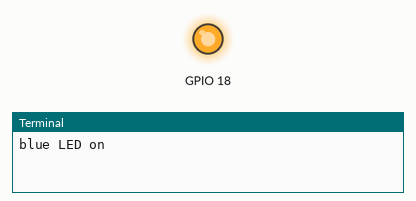
Simulated run of this program. Board: Raspberry Pi (BCM pin numbers). Shown: output pins drawn as LEDs (lit = HIGH), the last lines printed to the terminal. At 0.5 s the program stops and its outputs stay as they are.

Above: at 0.1 s.
At 0.6 s:
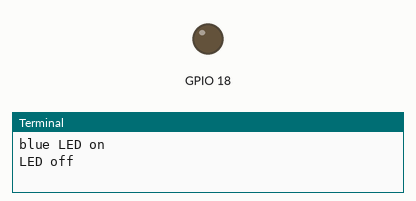
Timing chart, 0 to 2.0 s (numbered marks = the images above):
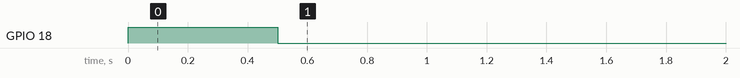

The program:

led.py
```python
#! /usr/bin/env python3

import RPi.GPIO as GPIO
import time

# use the BCM-numbering (e.g. #18 and not 'pin 12')
GPIO.setmode(GPIO.BCM)

# don't print warnings
GPIO.setwarnings(False)

# set GPIO #18 as an output port
GPIO.setup(18,GPIO.OUT)

print("blue LED on")

# set output level to high
GPIO.output(18,GPIO.HIGH)

time.sleep(0.5)
print("LED off")

# set output level to low
GPIO.output(18,GPIO.LOW)
```

Measured:
- by itself, GPIO 18: LOW → HIGH at 0.00 s, → LOW 0.50 s later
